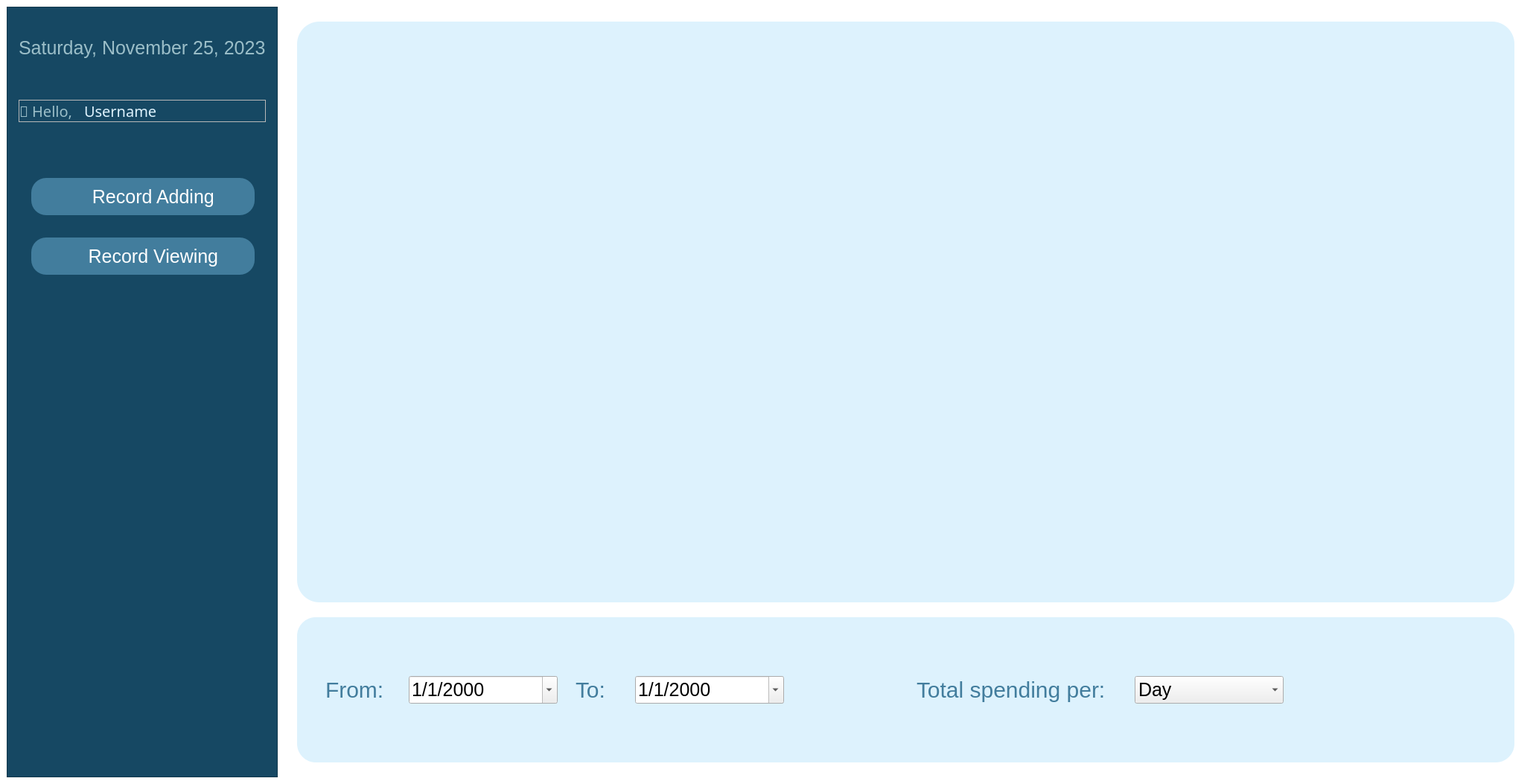
<?xml version="1.0" encoding="UTF-8"?>
<ui version="4.0">
 <class>DashboardWindow</class>
 <widget class="QMainWindow" name="DashboardWindow">
  <property name="geometry">
   <rect>
    <x>0</x>
    <y>0</y>
    <width>2063</width>
    <height>1053</height>
   </rect>
  </property>
  <property name="sizePolicy">
   <sizepolicy hsizetype="Preferred" vsizetype="Preferred">
    <horstretch>0</horstretch>
    <verstretch>0</verstretch>
   </sizepolicy>
  </property>
  <property name="windowTitle">
   <string>MainWindow</string>
  </property>
  <property name="tabShape">
   <enum>QTabWidget::Rounded</enum>
  </property>
  <widget class="QWidget" name="centralwidget">
   <property name="sizePolicy">
    <sizepolicy hsizetype="Maximum" vsizetype="Maximum">
     <horstretch>0</horstretch>
     <verstretch>0</verstretch>
    </sizepolicy>
   </property>
   <property name="styleSheet">
    <string notr="true">#centralwidget {
	background: #FFF;
}

#usernameLabel {
	color: #DDF2FD;
}

#todayLabel {
	color: #9BBEC8;
	font-size: 25px;
	font-family: 'Arial Rounded MT Bold';
}

#graphBackgroundWidget {
	background-color: #DDF2FD;
	border-radius: 30px;
}

#fullGraphBackgroundWidget {
	background-color: #DDF2FD;
	border-radius: 30px;
}

#sidebarFrame {
	background-color: #164863;
}

#recordModifyingFrame {
	background-color: #DDF2FD;
 	border-radius: 20px;
}

#modifyButton {
	background-color: #427D9D;
	color: #FFF;
 	border-radius: 10px;
}

#totalSpendingLabel {
	color: #DDF2FD;
}

#modifyButton:pressed {
  background-color: #7F9DA7; 
}

#totalSpendingTableView {
	border: none;
}

#totalSpendingWidget {
	background-color: #DDF2FD; 
	border-radius: 30px;
}

#totalSpendingLabel {
	font-size: 25px;
	font-family: 'Arial Rounded MT Bold';
	border-radius: 10px;
	color: #427D9D;
}

#optionWidget {
	background-color: #DDF2FD; 
	border-radius: 25px;
}</string>
   </property>
   <layout class="QHBoxLayout" name="horizontalLayout_2" stretch="1,5">
    <item>
     <widget class="QFrame" name="sidebarFrame">
      <property name="frameShape">
       <enum>QFrame::StyledPanel</enum>
      </property>
      <property name="frameShadow">
       <enum>QFrame::Raised</enum>
      </property>
      <layout class="QVBoxLayout" name="verticalLayout_4" stretch="1,1,10">
       <property name="leftMargin">
        <number>15</number>
       </property>
       <property name="topMargin">
        <number>40</number>
       </property>
       <property name="rightMargin">
        <number>15</number>
       </property>
       <property name="bottomMargin">
        <number>40</number>
       </property>
       <item alignment="Qt::AlignTop">
        <widget class="QLabel" name="todayLabel">
         <property name="text">
          <string>Saturday, November 25, 2023</string>
         </property>
        </widget>
       </item>
       <item alignment="Qt::AlignTop">
        <widget class="QFrame" name="helloFrame">
         <property name="frameShape">
          <enum>QFrame::StyledPanel</enum>
         </property>
         <property name="frameShadow">
          <enum>QFrame::Raised</enum>
         </property>
         <layout class="QHBoxLayout" name="horizontalLayout" stretch="1,3">
          <property name="sizeConstraint">
           <enum>QLayout::SetDefaultConstraint</enum>
          </property>
          <property name="leftMargin">
           <number>0</number>
          </property>
          <property name="topMargin">
           <number>0</number>
          </property>
          <property name="rightMargin">
           <number>0</number>
          </property>
          <property name="bottomMargin">
           <number>0</number>
          </property>
          <item>
           <widget class="QLabel" name="label">
            <property name="font">
             <font>
              <family>Arial Rounded MT Bold</family>
              <pointsize>15</pointsize>
             </font>
            </property>
            <property name="text">
             <string>&lt;html&gt;&lt;head/&gt;&lt;body&gt;&lt;p&gt;&lt;span style=&quot; color:#9bbec8;&quot;&gt;👋 Hello,&lt;/span&gt;&lt;/p&gt;&lt;/body&gt;&lt;/html&gt;</string>
            </property>
           </widget>
          </item>
          <item>
           <widget class="QLabel" name="usernameLabel">
            <property name="palette">
             <palette>
              <active>
               <colorrole role="WindowText">
                <brush brushstyle="SolidPattern">
                 <color alpha="255">
                  <red>221</red>
                  <green>242</green>
                  <blue>253</blue>
                 </color>
                </brush>
               </colorrole>
               <colorrole role="Button">
                <brush brushstyle="SolidPattern">
                 <color alpha="255">
                  <red>155</red>
                  <green>190</green>
                  <blue>200</blue>
                 </color>
                </brush>
               </colorrole>
               <colorrole role="Light">
                <brush brushstyle="SolidPattern">
                 <color alpha="255">
                  <red>243</red>
                  <green>252</green>
                  <blue>255</blue>
                 </color>
                </brush>
               </colorrole>
               <colorrole role="Midlight">
                <brush brushstyle="SolidPattern">
                 <color alpha="255">
                  <red>199</red>
                  <green>221</green>
                  <blue>227</blue>
                 </color>
                </brush>
               </colorrole>
               <colorrole role="Dark">
                <brush brushstyle="SolidPattern">
                 <color alpha="255">
                  <red>78</red>
                  <green>95</green>
                  <blue>100</blue>
                 </color>
                </brush>
               </colorrole>
               <colorrole role="Mid">
                <brush brushstyle="SolidPattern">
                 <color alpha="255">
                  <red>103</red>
                  <green>127</green>
                  <blue>133</blue>
                 </color>
                </brush>
               </colorrole>
               <colorrole role="Text">
                <brush brushstyle="SolidPattern">
                 <color alpha="255">
                  <red>221</red>
                  <green>242</green>
                  <blue>253</blue>
                 </color>
                </brush>
               </colorrole>
               <colorrole role="BrightText">
                <brush brushstyle="SolidPattern">
                 <color alpha="255">
                  <red>255</red>
                  <green>255</green>
                  <blue>255</blue>
                 </color>
                </brush>
               </colorrole>
               <colorrole role="ButtonText">
                <brush brushstyle="SolidPattern">
                 <color alpha="255">
                  <red>221</red>
                  <green>242</green>
                  <blue>253</blue>
                 </color>
                </brush>
               </colorrole>
               <colorrole role="Base">
                <brush brushstyle="SolidPattern">
                 <color alpha="255">
                  <red>255</red>
                  <green>255</green>
                  <blue>255</blue>
                 </color>
                </brush>
               </colorrole>
               <colorrole role="Window">
                <brush brushstyle="SolidPattern">
                 <color alpha="255">
                  <red>155</red>
                  <green>190</green>
                  <blue>200</blue>
                 </color>
                </brush>
               </colorrole>
               <colorrole role="Shadow">
                <brush brushstyle="SolidPattern">
                 <color alpha="255">
                  <red>0</red>
                  <green>0</green>
                  <blue>0</blue>
                 </color>
                </brush>
               </colorrole>
               <colorrole role="AlternateBase">
                <brush brushstyle="SolidPattern">
                 <color alpha="255">
                  <red>205</red>
                  <green>222</green>
                  <blue>227</blue>
                 </color>
                </brush>
               </colorrole>
               <colorrole role="ToolTipBase">
                <brush brushstyle="SolidPattern">
                 <color alpha="255">
                  <red>255</red>
                  <green>255</green>
                  <blue>220</blue>
                 </color>
                </brush>
               </colorrole>
               <colorrole role="ToolTipText">
                <brush brushstyle="SolidPattern">
                 <color alpha="255">
                  <red>0</red>
                  <green>0</green>
                  <blue>0</blue>
                 </color>
                </brush>
               </colorrole>
               <colorrole role="PlaceholderText">
                <brush brushstyle="SolidPattern">
                 <color alpha="128">
                  <red>0</red>
                  <green>0</green>
                  <blue>0</blue>
                 </color>
                </brush>
               </colorrole>
              </active>
              <inactive>
               <colorrole role="WindowText">
                <brush brushstyle="SolidPattern">
                 <color alpha="255">
                  <red>221</red>
                  <green>242</green>
                  <blue>253</blue>
                 </color>
                </brush>
               </colorrole>
               <colorrole role="Button">
                <brush brushstyle="SolidPattern">
                 <color alpha="255">
                  <red>155</red>
                  <green>190</green>
                  <blue>200</blue>
                 </color>
                </brush>
               </colorrole>
               <colorrole role="Light">
                <brush brushstyle="SolidPattern">
                 <color alpha="255">
                  <red>243</red>
                  <green>252</green>
                  <blue>255</blue>
                 </color>
                </brush>
               </colorrole>
               <colorrole role="Midlight">
                <brush brushstyle="SolidPattern">
                 <color alpha="255">
                  <red>199</red>
                  <green>221</green>
                  <blue>227</blue>
                 </color>
                </brush>
               </colorrole>
               <colorrole role="Dark">
                <brush brushstyle="SolidPattern">
                 <color alpha="255">
                  <red>78</red>
                  <green>95</green>
                  <blue>100</blue>
                 </color>
                </brush>
               </colorrole>
               <colorrole role="Mid">
                <brush brushstyle="SolidPattern">
                 <color alpha="255">
                  <red>103</red>
                  <green>127</green>
                  <blue>133</blue>
                 </color>
                </brush>
               </colorrole>
               <colorrole role="Text">
                <brush brushstyle="SolidPattern">
                 <color alpha="255">
                  <red>221</red>
                  <green>242</green>
                  <blue>253</blue>
                 </color>
                </brush>
               </colorrole>
               <colorrole role="BrightText">
                <brush brushstyle="SolidPattern">
                 <color alpha="255">
                  <red>255</red>
                  <green>255</green>
                  <blue>255</blue>
                 </color>
                </brush>
               </colorrole>
               <colorrole role="ButtonText">
                <brush brushstyle="SolidPattern">
                 <color alpha="255">
                  <red>221</red>
                  <green>242</green>
                  <blue>253</blue>
                 </color>
                </brush>
               </colorrole>
               <colorrole role="Base">
                <brush brushstyle="SolidPattern">
                 <color alpha="255">
                  <red>255</red>
                  <green>255</green>
                  <blue>255</blue>
                 </color>
                </brush>
               </colorrole>
               <colorrole role="Window">
                <brush brushstyle="SolidPattern">
                 <color alpha="255">
                  <red>155</red>
                  <green>190</green>
                  <blue>200</blue>
                 </color>
                </brush>
               </colorrole>
               <colorrole role="Shadow">
                <brush brushstyle="SolidPattern">
                 <color alpha="255">
                  <red>0</red>
                  <green>0</green>
                  <blue>0</blue>
                 </color>
                </brush>
               </colorrole>
               <colorrole role="AlternateBase">
                <brush brushstyle="SolidPattern">
                 <color alpha="255">
                  <red>205</red>
                  <green>222</green>
                  <blue>227</blue>
                 </color>
                </brush>
               </colorrole>
               <colorrole role="ToolTipBase">
                <brush brushstyle="SolidPattern">
                 <color alpha="255">
                  <red>255</red>
                  <green>255</green>
                  <blue>220</blue>
                 </color>
                </brush>
               </colorrole>
               <colorrole role="ToolTipText">
                <brush brushstyle="SolidPattern">
                 <color alpha="255">
                  <red>0</red>
                  <green>0</green>
                  <blue>0</blue>
                 </color>
                </brush>
               </colorrole>
               <colorrole role="PlaceholderText">
                <brush brushstyle="SolidPattern">
                 <color alpha="128">
                  <red>0</red>
                  <green>0</green>
                  <blue>0</blue>
                 </color>
                </brush>
               </colorrole>
              </inactive>
              <disabled>
               <colorrole role="WindowText">
                <brush brushstyle="SolidPattern">
                 <color alpha="255">
                  <red>221</red>
                  <green>242</green>
                  <blue>253</blue>
                 </color>
                </brush>
               </colorrole>
               <colorrole role="Button">
                <brush brushstyle="SolidPattern">
                 <color alpha="255">
                  <red>155</red>
                  <green>190</green>
                  <blue>200</blue>
                 </color>
                </brush>
               </colorrole>
               <colorrole role="Light">
                <brush brushstyle="SolidPattern">
                 <color alpha="255">
                  <red>243</red>
                  <green>252</green>
                  <blue>255</blue>
                 </color>
                </brush>
               </colorrole>
               <colorrole role="Midlight">
                <brush brushstyle="SolidPattern">
                 <color alpha="255">
                  <red>199</red>
                  <green>221</green>
                  <blue>227</blue>
                 </color>
                </brush>
               </colorrole>
               <colorrole role="Dark">
                <brush brushstyle="SolidPattern">
                 <color alpha="255">
                  <red>78</red>
                  <green>95</green>
                  <blue>100</blue>
                 </color>
                </brush>
               </colorrole>
               <colorrole role="Mid">
                <brush brushstyle="SolidPattern">
                 <color alpha="255">
                  <red>103</red>
                  <green>127</green>
                  <blue>133</blue>
                 </color>
                </brush>
               </colorrole>
               <colorrole role="Text">
                <brush brushstyle="SolidPattern">
                 <color alpha="255">
                  <red>221</red>
                  <green>242</green>
                  <blue>253</blue>
                 </color>
                </brush>
               </colorrole>
               <colorrole role="BrightText">
                <brush brushstyle="SolidPattern">
                 <color alpha="255">
                  <red>255</red>
                  <green>255</green>
                  <blue>255</blue>
                 </color>
                </brush>
               </colorrole>
               <colorrole role="ButtonText">
                <brush brushstyle="SolidPattern">
                 <color alpha="255">
                  <red>221</red>
                  <green>242</green>
                  <blue>253</blue>
                 </color>
                </brush>
               </colorrole>
               <colorrole role="Base">
                <brush brushstyle="SolidPattern">
                 <color alpha="255">
                  <red>155</red>
                  <green>190</green>
                  <blue>200</blue>
                 </color>
                </brush>
               </colorrole>
               <colorrole role="Window">
                <brush brushstyle="SolidPattern">
                 <color alpha="255">
                  <red>155</red>
                  <green>190</green>
                  <blue>200</blue>
                 </color>
                </brush>
               </colorrole>
               <colorrole role="Shadow">
                <brush brushstyle="SolidPattern">
                 <color alpha="255">
                  <red>0</red>
                  <green>0</green>
                  <blue>0</blue>
                 </color>
                </brush>
               </colorrole>
               <colorrole role="AlternateBase">
                <brush brushstyle="SolidPattern">
                 <color alpha="255">
                  <red>155</red>
                  <green>190</green>
                  <blue>200</blue>
                 </color>
                </brush>
               </colorrole>
               <colorrole role="ToolTipBase">
                <brush brushstyle="SolidPattern">
                 <color alpha="255">
                  <red>255</red>
                  <green>255</green>
                  <blue>220</blue>
                 </color>
                </brush>
               </colorrole>
               <colorrole role="ToolTipText">
                <brush brushstyle="SolidPattern">
                 <color alpha="255">
                  <red>0</red>
                  <green>0</green>
                  <blue>0</blue>
                 </color>
                </brush>
               </colorrole>
               <colorrole role="PlaceholderText">
                <brush brushstyle="SolidPattern">
                 <color alpha="128">
                  <red>0</red>
                  <green>0</green>
                  <blue>0</blue>
                 </color>
                </brush>
               </colorrole>
              </disabled>
             </palette>
            </property>
            <property name="font">
             <font>
              <family>Arial Rounded MT Bold</family>
              <pointsize>15</pointsize>
             </font>
            </property>
            <property name="text">
             <string>Username</string>
            </property>
           </widget>
          </item>
         </layout>
        </widget>
       </item>
       <item alignment="Qt::AlignTop">
        <widget class="QWidget" name="buttonsWidgets" native="true">
         <property name="styleSheet">
          <string notr="true">QPushButton {
	background-color: #427D9D;
	color: #FFF;
 	border-radius: 20px;
	font-size: 25px;
	font-family: 'Arial Rounded MT Bold';
	height: 50px;
}

QPushButton:pressed {
  background-color: #7F9DA7; 
}
</string>
         </property>
         <layout class="QVBoxLayout" name="verticalLayout_5">
          <property name="spacing">
           <number>30</number>
          </property>
          <property name="leftMargin">
           <number>11</number>
          </property>
          <property name="topMargin">
           <number>20</number>
          </property>
          <item alignment="Qt::AlignHCenter">
           <widget class="QPushButton" name="editPageButton">
            <property name="minimumSize">
             <size>
              <width>300</width>
              <height>0</height>
             </size>
            </property>
            <property name="maximumSize">
             <size>
              <width>300</width>
              <height>16777215</height>
             </size>
            </property>
            <property name="text">
             <string>    Record Adding</string>
            </property>
            <property name="icon">
             <iconset resource="resources.qrc">
              <normaloff>:/icons/edit.svg</normaloff>:/icons/edit.svg</iconset>
            </property>
            <property name="checkable">
             <bool>false</bool>
            </property>
            <property name="checked">
             <bool>false</bool>
            </property>
            <property name="autoDefault">
             <bool>false</bool>
            </property>
           </widget>
          </item>
          <item alignment="Qt::AlignHCenter">
           <widget class="QPushButton" name="viewPageButton">
            <property name="minimumSize">
             <size>
              <width>300</width>
              <height>0</height>
             </size>
            </property>
            <property name="maximumSize">
             <size>
              <width>300</width>
              <height>16777215</height>
             </size>
            </property>
            <property name="text">
             <string>    Record Viewing</string>
            </property>
            <property name="icon">
             <iconset resource="resources.qrc">
              <normaloff>:/icons/view.svg</normaloff>:/icons/view.svg</iconset>
            </property>
            <property name="checkable">
             <bool>false</bool>
            </property>
           </widget>
          </item>
         </layout>
        </widget>
       </item>
      </layout>
     </widget>
    </item>
    <item>
     <widget class="QStackedWidget" name="stackedWidget">
      <property name="currentIndex">
       <number>1</number>
      </property>
      <widget class="QWidget" name="addingPage">
       <layout class="QHBoxLayout" name="horizontalLayout_7">
        <property name="spacing">
         <number>0</number>
        </property>
        <property name="leftMargin">
         <number>0</number>
        </property>
        <property name="topMargin">
         <number>0</number>
        </property>
        <property name="rightMargin">
         <number>0</number>
        </property>
        <property name="bottomMargin">
         <number>0</number>
        </property>
        <item>
         <widget class="QFrame" name="contentFrame">
          <property name="enabled">
           <bool>true</bool>
          </property>
          <property name="autoFillBackground">
           <bool>false</bool>
          </property>
          <property name="frameShape">
           <enum>QFrame::StyledPanel</enum>
          </property>
          <property name="frameShadow">
           <enum>QFrame::Raised</enum>
          </property>
          <layout class="QVBoxLayout" name="verticalLayout_2" stretch="4,6">
           <property name="spacing">
            <number>15</number>
           </property>
           <property name="leftMargin">
            <number>15</number>
           </property>
           <property name="topMargin">
            <number>15</number>
           </property>
           <property name="rightMargin">
            <number>15</number>
           </property>
           <property name="bottomMargin">
            <number>15</number>
           </property>
           <item>
            <widget class="QWidget" name="graphBackgroundWidget" native="true">
             <property name="minimumSize">
              <size>
               <width>0</width>
               <height>0</height>
              </size>
             </property>
             <layout class="QHBoxLayout" name="horizontalLayout_4">
              <property name="leftMargin">
               <number>20</number>
              </property>
              <property name="topMargin">
               <number>20</number>
              </property>
              <property name="rightMargin">
               <number>20</number>
              </property>
              <property name="bottomMargin">
               <number>20</number>
              </property>
              <item>
               <widget class="PlotWidget" name="graphWidget" native="true">
                <property name="minimumSize">
                 <size>
                  <width>500</width>
                  <height>500</height>
                 </size>
                </property>
               </widget>
              </item>
             </layout>
            </widget>
           </item>
           <item>
            <widget class="QWidget" name="widget" native="true">
             <property name="enabled">
              <bool>true</bool>
             </property>
             <property name="minimumSize">
              <size>
               <width>0</width>
               <height>400</height>
              </size>
             </property>
             <layout class="QHBoxLayout" name="horizontalLayout_6" stretch="2,1">
              <property name="spacing">
               <number>15</number>
              </property>
              <property name="leftMargin">
               <number>0</number>
              </property>
              <property name="topMargin">
               <number>0</number>
              </property>
              <property name="rightMargin">
               <number>0</number>
              </property>
              <property name="bottomMargin">
               <number>0</number>
              </property>
              <item>
               <widget class="QFrame" name="calendarFrame">
                <property name="minimumSize">
                 <size>
                  <width>0</width>
                  <height>0</height>
                 </size>
                </property>
                <property name="frameShape">
                 <enum>QFrame::StyledPanel</enum>
                </property>
                <property name="frameShadow">
                 <enum>QFrame::Raised</enum>
                </property>
                <layout class="QVBoxLayout" name="verticalLayout">
                 <property name="leftMargin">
                  <number>0</number>
                 </property>
                 <property name="topMargin">
                  <number>0</number>
                 </property>
                 <property name="rightMargin">
                  <number>0</number>
                 </property>
                 <property name="bottomMargin">
                  <number>0</number>
                 </property>
                 <item>
                  <widget class="QCalendarWidget" name="calendarWidget">
                   <property name="palette">
                    <palette>
                     <active/>
                     <inactive/>
                     <disabled/>
                    </palette>
                   </property>
                   <property name="autoFillBackground">
                    <bool>true</bool>
                   </property>
                   <property name="firstDayOfWeek">
                    <enum>Qt::Monday</enum>
                   </property>
                   <property name="gridVisible">
                    <bool>true</bool>
                   </property>
                   <property name="selectionMode">
                    <enum>QCalendarWidget::SingleSelection</enum>
                   </property>
                   <property name="navigationBarVisible">
                    <bool>true</bool>
                   </property>
                   <property name="dateEditEnabled">
                    <bool>true</bool>
                   </property>
                  </widget>
                 </item>
                 <item>
                  <widget class="QFrame" name="recordModifyingFrame">
                   <property name="frameShape">
                    <enum>QFrame::StyledPanel</enum>
                   </property>
                   <property name="frameShadow">
                    <enum>QFrame::Raised</enum>
                   </property>
                   <layout class="QHBoxLayout" name="horizontalLayout_3">
                    <property name="spacing">
                     <number>15</number>
                    </property>
                    <property name="leftMargin">
                     <number>25</number>
                    </property>
                    <property name="topMargin">
                     <number>20</number>
                    </property>
                    <property name="rightMargin">
                     <number>25</number>
                    </property>
                    <property name="bottomMargin">
                     <number>20</number>
                    </property>
                    <item>
                     <widget class="QLabel" name="label_2">
                      <property name="font">
                       <font>
                        <family>Arial Rounded MT Bold</family>
                        <pointsize>5</pointsize>
                       </font>
                      </property>
                      <property name="text">
                       <string>&lt;html&gt;&lt;head/&gt;&lt;body&gt;&lt;p&gt;&lt;span style=&quot; font-size:16pt; color:#427d9d;&quot;&gt;Modify record:&lt;/span&gt;&lt;/p&gt;&lt;/body&gt;&lt;/html&gt;</string>
                      </property>
                     </widget>
                    </item>
                    <item>
                     <widget class="QDateEdit" name="dateEdit">
                      <property name="minimumSize">
                       <size>
                        <width>100</width>
                        <height>25</height>
                       </size>
                      </property>
                      <property name="font">
                       <font>
                        <family>Arial Rounded MT Bold</family>
                        <pointsize>10</pointsize>
                        <weight>50</weight>
                        <bold>false</bold>
                       </font>
                      </property>
                      <property name="displayFormat">
                       <string>d/M/yyyy</string>
                      </property>
                      <property name="calendarPopup">
                       <bool>true</bool>
                      </property>
                     </widget>
                    </item>
                    <item>
                     <widget class="QPushButton" name="modifyButton">
                      <property name="minimumSize">
                       <size>
                        <width>100</width>
                        <height>60</height>
                       </size>
                      </property>
                      <property name="font">
                       <font>
                        <family>Arial Rounded MT Bold</family>
                        <pointsize>16</pointsize>
                       </font>
                      </property>
                      <property name="text">
                       <string>Modify</string>
                      </property>
                     </widget>
                    </item>
                   </layout>
                  </widget>
                 </item>
                </layout>
               </widget>
              </item>
              <item>
               <widget class="QWidget" name="totalSpendingWidget" native="true">
                <layout class="QVBoxLayout" name="verticalLayout_3" stretch="1,9">
                 <property name="spacing">
                  <number>20</number>
                 </property>
                 <property name="leftMargin">
                  <number>40</number>
                 </property>
                 <property name="topMargin">
                  <number>20</number>
                 </property>
                 <property name="rightMargin">
                  <number>40</number>
                 </property>
                 <property name="bottomMargin">
                  <number>20</number>
                 </property>
                 <item>
                  <widget class="QLabel" name="totalSpendingLabel">
                   <property name="font">
                    <font>
                     <family>Arial Rounded MT Bold</family>
                     <pointsize>-1</pointsize>
                    </font>
                   </property>
                   <property name="text">
                    <string>&lt;html&gt;&lt;head/&gt;&lt;body&gt;&lt;p&gt;&lt;span style=&quot; color:#427d9d;&quot;&gt;Total spending of this week: 0&lt;/span&gt;&lt;/p&gt;&lt;/body&gt;&lt;/html&gt;</string>
                   </property>
                  </widget>
                 </item>
                 <item>
                  <widget class="QTableView" name="totalSpendingTableView">
                   <property name="styleSheet">
                    <string notr="true">QTableView {
	background-color: white;
	font-family: arial;
	font-size: 20px;
}

QHeaderView::section { 
    background-color: #427D9D;
    color: white;
	font-family: 'Arial Rounded MT Bold';
	font-size: 23px;
	border: 0px solid;
}</string>
                   </property>
                   <attribute name="horizontalHeaderStretchLastSection">
                    <bool>true</bool>
                   </attribute>
                   <attribute name="verticalHeaderVisible">
                    <bool>false</bool>
                   </attribute>
                   <attribute name="verticalHeaderStretchLastSection">
                    <bool>true</bool>
                   </attribute>
                  </widget>
                 </item>
                </layout>
                <zorder>totalSpendingTableView</zorder>
                <zorder>totalSpendingLabel</zorder>
               </widget>
              </item>
             </layout>
            </widget>
           </item>
          </layout>
         </widget>
        </item>
       </layout>
      </widget>
      <widget class="QWidget" name="viewPage">
       <layout class="QVBoxLayout" name="verticalLayout_6" stretch="4,1">
        <property name="spacing">
         <number>20</number>
        </property>
        <property name="leftMargin">
         <number>20</number>
        </property>
        <property name="topMargin">
         <number>20</number>
        </property>
        <property name="rightMargin">
         <number>20</number>
        </property>
        <property name="bottomMargin">
         <number>20</number>
        </property>
        <item>
         <widget class="QWidget" name="fullGraphBackgroundWidget" native="true">
          <layout class="QVBoxLayout" name="verticalLayout_7">
           <property name="spacing">
            <number>0</number>
           </property>
           <property name="leftMargin">
            <number>20</number>
           </property>
           <property name="topMargin">
            <number>20</number>
           </property>
           <property name="rightMargin">
            <number>20</number>
           </property>
           <property name="bottomMargin">
            <number>20</number>
           </property>
           <item>
            <widget class="PlotWidget" name="fullGraphWidget" native="true">
             <property name="layoutDirection">
              <enum>Qt::LeftToRight</enum>
             </property>
            </widget>
           </item>
          </layout>
         </widget>
        </item>
        <item>
         <widget class="QWidget" name="optionWidget" native="true">
          <property name="styleSheet">
           <string notr="true">QLabel {
	color: #427D9D;
	font-size: 30px;
	font-family: 'Arial Rounded MT Bold';
	border-radius: 10px;
}

QDateEdit {
	font-size: 25px;
	font-family: 'Arial Rounded MT Bold';
}

QComboBox {
	font-size: 25px;
	font-family: 'Arial Rounded MT Bold';
}

</string>
          </property>
          <layout class="QHBoxLayout" name="horizontalLayout_5">
           <property name="spacing">
            <number>10</number>
           </property>
           <property name="leftMargin">
            <number>20</number>
           </property>
           <property name="rightMargin">
            <number>20</number>
           </property>
           <item alignment="Qt::AlignLeft">
            <widget class="QWidget" name="rangeWidget" native="true">
             <layout class="QHBoxLayout" name="horizontalLayout_11">
              <item alignment="Qt::AlignLeft">
               <widget class="QWidget" name="widget_2" native="true">
                <property name="minimumSize">
                 <size>
                  <width>0</width>
                  <height>0</height>
                 </size>
                </property>
                <layout class="QHBoxLayout" name="horizontalLayout_8">
                 <property name="spacing">
                  <number>0</number>
                 </property>
                 <item alignment="Qt::AlignLeft">
                  <widget class="QLabel" name="label_3">
                   <property name="text">
                    <string>From:    </string>
                   </property>
                  </widget>
                 </item>
                 <item>
                  <widget class="QDateEdit" name="fromDateEdit">
                   <property name="minimumSize">
                    <size>
                     <width>200</width>
                     <height>0</height>
                    </size>
                   </property>
                   <property name="displayFormat">
                    <string>d/M/yyyy</string>
                   </property>
                   <property name="calendarPopup">
                    <bool>true</bool>
                   </property>
                  </widget>
                 </item>
                </layout>
               </widget>
              </item>
              <item alignment="Qt::AlignLeft">
               <widget class="QWidget" name="widget_3" native="true">
                <layout class="QHBoxLayout" name="horizontalLayout_9">
                 <item alignment="Qt::AlignLeft">
                  <widget class="QLabel" name="label_4">
                   <property name="text">
                    <string>To:    </string>
                   </property>
                  </widget>
                 </item>
                 <item>
                  <widget class="QDateEdit" name="toDateEdit">
                   <property name="minimumSize">
                    <size>
                     <width>200</width>
                     <height>0</height>
                    </size>
                   </property>
                   <property name="displayFormat">
                    <string>d/M/yyyy</string>
                   </property>
                   <property name="calendarPopup">
                    <bool>true</bool>
                   </property>
                  </widget>
                 </item>
                </layout>
               </widget>
              </item>
             </layout>
            </widget>
           </item>
           <item alignment="Qt::AlignLeft">
            <widget class="QWidget" name="widget_4" native="true">
             <layout class="QHBoxLayout" name="horizontalLayout_10">
              <item>
               <widget class="QLabel" name="label_5">
                <property name="text">
                 <string>Total spending per:    </string>
                </property>
               </widget>
              </item>
              <item>
               <widget class="QComboBox" name="comboBox">
                <property name="minimumSize">
                 <size>
                  <width>200</width>
                  <height>0</height>
                 </size>
                </property>
                <item>
                 <property name="text">
                  <string>Day</string>
                 </property>
                </item>
                <item>
                 <property name="text">
                  <string>Week</string>
                 </property>
                </item>
                <item>
                 <property name="text">
                  <string>Month</string>
                 </property>
                </item>
               </widget>
              </item>
             </layout>
            </widget>
           </item>
          </layout>
         </widget>
        </item>
       </layout>
      </widget>
     </widget>
    </item>
   </layout>
  </widget>
  <widget class="QMenuBar" name="menubar">
   <property name="enabled">
    <bool>false</bool>
   </property>
   <property name="geometry">
    <rect>
     <x>0</x>
     <y>0</y>
     <width>2063</width>
     <height>22</height>
    </rect>
   </property>
  </widget>
 </widget>
 <customwidgets>
  <customwidget>
   <class>PlotWidget</class>
   <extends>QWidget</extends>
   <header>pyqtgraph</header>
   <container>1</container>
  </customwidget>
 </customwidgets>
 <resources>
  <include location="resources.qrc"/>
 </resources>
 <connections/>
</ui>
